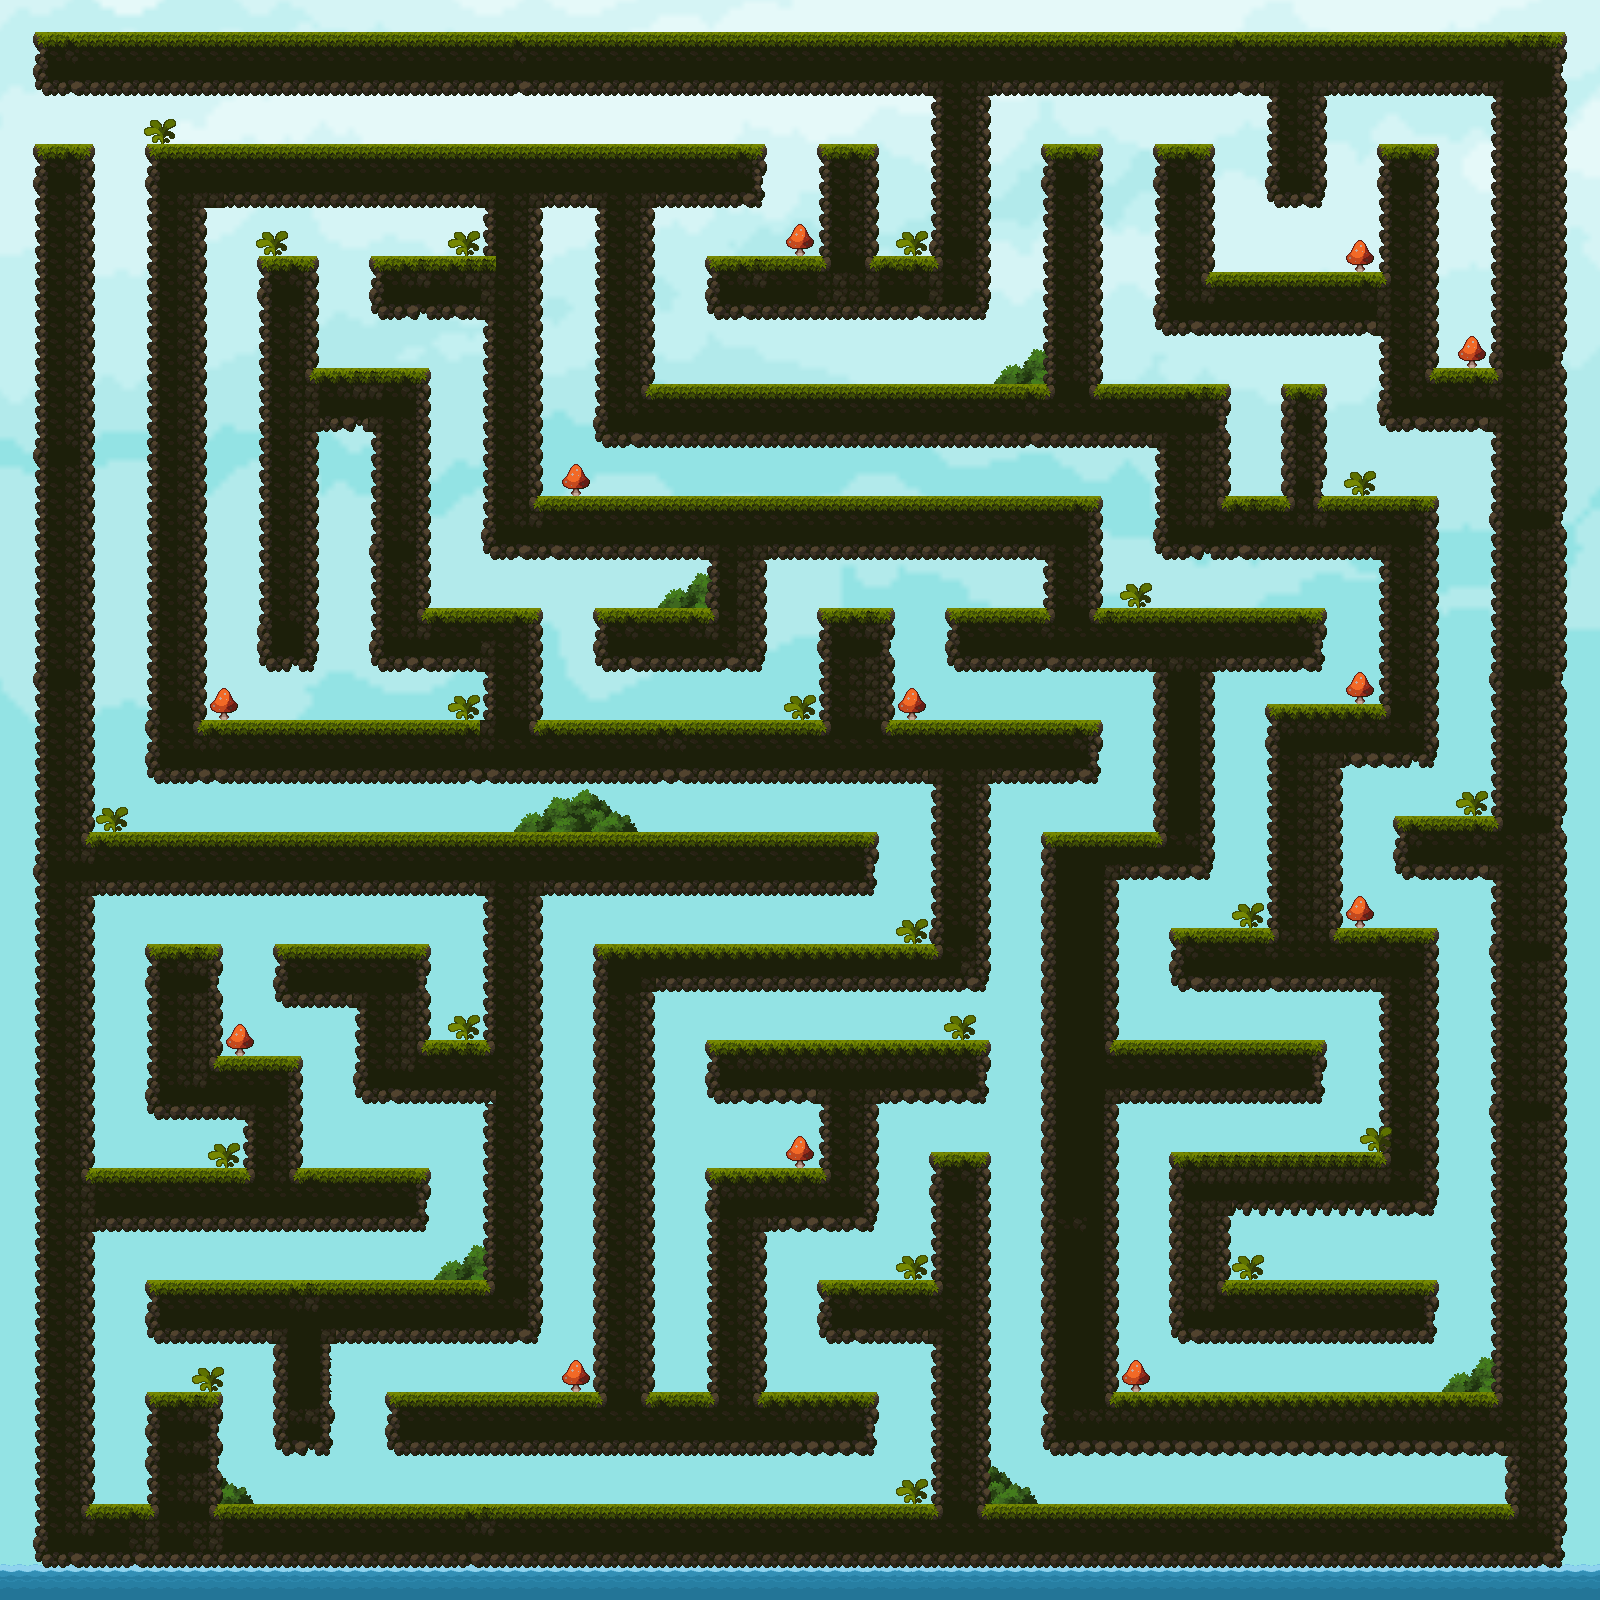

The image is a tile-based game level rendered from a .tmx file. Its description and source (layers, tilesets, objects; grid data summarised) follow:
An orthogonal 100x100 tile map with 16x16 px tiles, 6 tile layers (BG, Backdrop, Platforms, FG_2, ...), 7 tilesets and 57 objects (48x gold, 7x diamond, player, keys).

<map version="1.10" tiledversion="1.10.2" orientation="orthogonal" renderorder="right-down" width="100" height="100" tilewidth="16" tileheight="16" infinite="0" nextlayerid="13" nextobjectid="61">
 <tileset firstgid="1" source="../tsx_files/foest_maze.tsx" />
 <tileset firstgid="3" source="../tsx_files/Background.tsx" />
 <tileset firstgid="25323" source="../tsx_files/Tiles_1.tsx" />
 <tileset firstgid="25948" source="../player/player.tsx" />
 <tileset firstgid="25949" source="../items/coin.tsx" />
 <tileset firstgid="25950" source="../items/diamond.tsx" />
 <tileset firstgid="25951" source="../tsx_files/key.tsx" />
 <layer id="1" name="BG" width="100" height="100">
  <data>[10000 cells, 10000 non-empty, 10000 distinct tile ids]</data>
 </layer>
 <layer id="4" name="Backdrop" width="100" height="100">
  <data>[10000 cells, 393 non-empty, 36 distinct tile ids]</data>
 </layer>
 <objectgroup id="11" name="Data">
  <properties>
   <property name="level_unlock" type="int" value="4" />
  </properties>
 </objectgroup>
 <layer id="12" name="Platforms" width="100" height="100">
  <data>[10000 cells, 0 non-empty, 0 distinct tile ids]</data>
 </layer>
 <objectgroup id="6" name="Objects">
  <object id="2" name="player" gid="25948" x="29" y="158" width="64" height="64" />
 </objectgroup>
 <layer id="7" name="FG_2" width="100" height="100">
  <data>[10000 cells, 0 non-empty, 0 distinct tile ids]</data>
 </layer>
 <layer id="3" name="Terrain" width="100" height="100">
  <data>[10000 cells, 5614 non-empty, 23 distinct tile ids]</data>
 </layer>
 <layer id="5" name="FG" width="100" height="100">
  <data>[10000 cells, 128 non-empty, 8 distinct tile ids]</data>
 </layer>
 <objectgroup id="9" name="Moving Objects" />
 <objectgroup id="8" name="Items">
  <object id="4" name="gold" gid="25949" x="170.667" y="136" width="32" height="32" />
  <object id="5" name="gold" gid="25949" x="234.667" y="135.333" width="32" height="32" />
  <object id="6" name="gold" gid="25949" x="300" y="136" width="32" height="32" />
  <object id="7" name="gold" gid="25949" x="377.333" y="134.667" width="32" height="32" />
  <object id="8" name="gold" gid="25949" x="433" y="137.666" width="32" height="32" />
  <object id="9" name="gold" gid="25949" x="497" y="136.999" width="32" height="32" />
  <object id="10" name="gold" gid="25949" x="562.333" y="137.666" width="32" height="32" />
  <object id="11" name="gold" gid="25949" x="639.666" y="136.333" width="32" height="32" />
  <object id="12" name="gold" gid="25949" x="729" y="373.333" width="32" height="32" />
  <object id="13" name="gold" gid="25949" x="793" y="372.666" width="32" height="32" />
  <object id="14" name="gold" gid="25949" x="858.333" y="373.333" width="32" height="32" />
  <object id="15" name="gold" gid="25949" x="935.666" y="372" width="32" height="32" />
  <object id="16" name="gold" gid="25949" x="670" y="487" width="32" height="32" />
  <object id="17" name="gold" gid="25949" x="734" y="486.333" width="32" height="32" />
  <object id="18" name="gold" gid="25949" x="799.333" y="487" width="32" height="32" />
  <object id="19" name="gold" gid="25949" x="876.666" y="485.667" width="32" height="32" />
  <object id="20" name="gold" gid="25949" x="243.334" y="713.667" width="32" height="32" />
  <object id="21" name="gold" gid="25949" x="294.334" y="713" width="32" height="32" />
  <object id="22" name="gold" gid="25949" x="359.667" y="713.667" width="32" height="32" />
  <object id="23" name="gold" gid="25949" x="411" y="712.334" width="32" height="32" />
  <object id="24" name="gold" gid="25949" x="1071.33" y="1496.67" width="32" height="32" />
  <object id="25" name="gold" gid="25949" x="1135.33" y="1496" width="32" height="32" />
  <object id="26" name="gold" gid="25949" x="1200.67" y="1496.67" width="32" height="32" />
  <object id="27" name="gold" gid="25949" x="1278" y="1495.33" width="32" height="32" />
  <object id="28" name="gold" gid="25949" x="1127.33" y="1143.67" width="32" height="32" />
  <object id="29" name="gold" gid="25949" x="1191.33" y="1143" width="32" height="32" />
  <object id="30" name="gold" gid="25949" x="1256.67" y="1143.67" width="32" height="32" />
  <object id="31" name="gold" gid="25949" x="1334" y="1142.33" width="32" height="32" />
  <object id="32" name="gold" gid="25949" x="714.334" y="1031.33" width="32" height="32" />
  <object id="33" name="gold" gid="25949" x="778.334" y="1030.67" width="32" height="32" />
  <object id="34" name="gold" gid="25949" x="843.667" y="1031.33" width="32" height="32" />
  <object id="35" name="gold" gid="25949" x="921" y="1030" width="32" height="32" />
  <object id="36" name="gold" gid="25949" x="550.333" y="1029.33" width="32" height="32" />
  <object id="37" name="gold" gid="25949" x="550.333" y="1108" width="32" height="32" />
  <object id="38" name="gold" gid="25949" x="551.667" y="1190.67" width="32" height="32" />
  <object id="39" name="gold" gid="25949" x="550.333" y="1267" width="32" height="32" />
  <object id="40" name="diamond" gid="25950" x="111" y="271" width="26" height="26" />
  <object id="41" name="diamond" gid="25950" x="445" y="995" width="26" height="26" />
  <object id="42" name="diamond" gid="25950" x="899" y="211" width="26" height="26" />
  <object id="44" name="diamond" gid="25950" x="1399.01" y="133" width="26" height="26" rotation="0.00223829" />
  <object id="45" name="diamond" gid="25950" x="1273" y="1257" width="26" height="26" />
  <object id="46" name="diamond" gid="25950" x="852" y="1270" width="26" height="26" />
  <object id="47" name="diamond" gid="25950" x="389" y="1268" width="26" height="26" />
  <object id="48" name="keys" gid="25951" x="1454" y="1500.33" width="32" height="32" />
  <object id="49" name="gold" gid="25949" x="106.333" y="483.165" width="32" height="32" />
  <object id="50" name="gold" gid="25949" x="106.333" y="561.835" width="32" height="32" />
  <object id="51" name="gold" gid="25949" x="107.667" y="644.505" width="32" height="32" />
  <object id="52" name="gold" gid="25949" x="106.333" y="720.835" width="32" height="32" />
  <object id="53" name="gold" gid="25949" x="1447.33" y="523.165" width="32" height="32" />
  <object id="54" name="gold" gid="25949" x="1447.33" y="601.835" width="32" height="32" />
  <object id="55" name="gold" gid="25949" x="1448.67" y="684.505" width="32" height="32" />
  <object id="56" name="gold" gid="25949" x="1447.33" y="760.835" width="32" height="32" />
  <object id="57" name="gold" gid="25949" x="1447.33" y="1003.16" width="32" height="32" />
  <object id="58" name="gold" gid="25949" x="1447.33" y="1081.84" width="32" height="32" />
  <object id="59" name="gold" gid="25949" x="1448.67" y="1164.51" width="32" height="32" />
  <object id="60" name="gold" gid="25949" x="1447.33" y="1240.84" width="32" height="32" />
 </objectgroup>
 <objectgroup id="10" name="Enemies" />
</map>
